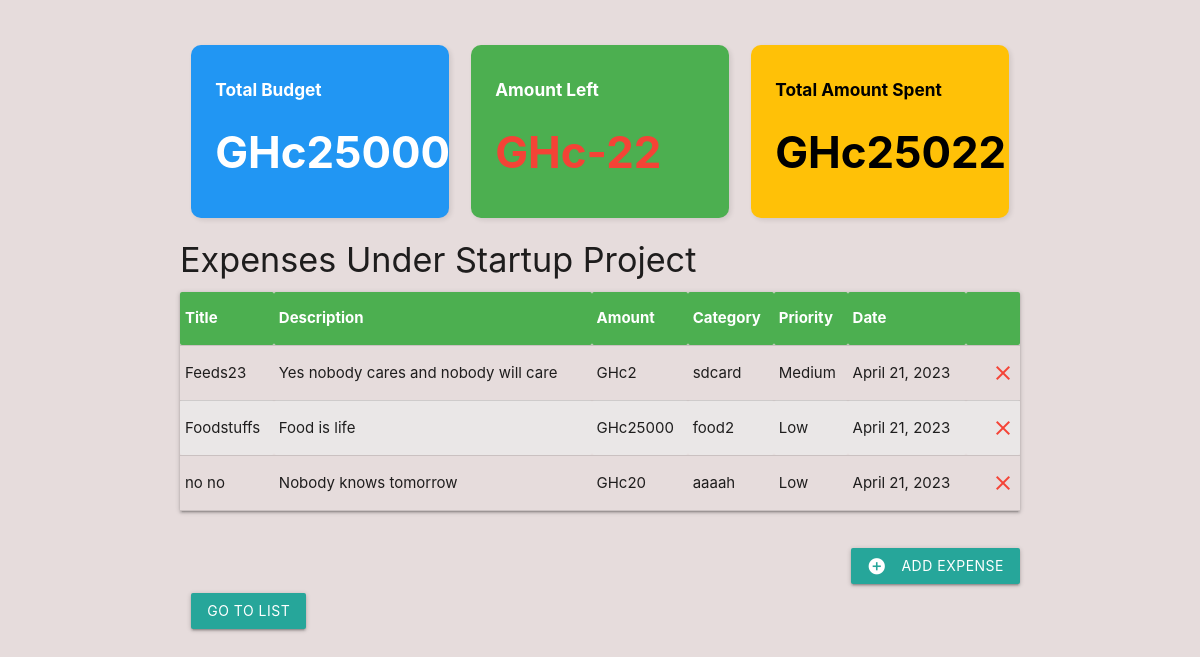
The app's page /budget/projects/startup/ (signed in), older data.
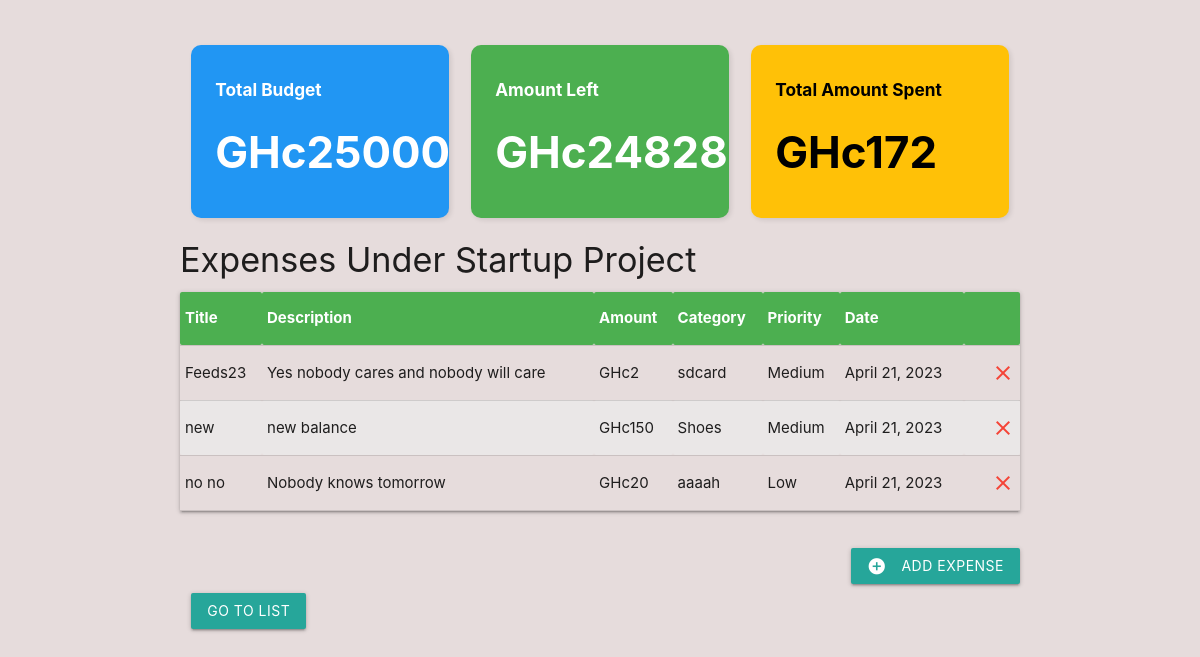
The same page, newer data.
### budgetApp/models.py (models this page shows, shortened)
class Project(models.Model):
    name = models.CharField(max_length=100)
    slug = models.SlugField(max_length=100, unique=True, blank=True)
    budget = models.PositiveIntegerField(validators=[MaxValueValidator(999999)])
    income_source = models.ForeignKey(Income, on_delete=models.CASCADE, related_name='projects', null=True, blank=True)
    def get_total_expenses(self):
        return sum(expense.amount for expense in self.expenses.all())
    def get_left(self):
        total_expenses = self.expenses.aggregate(models.Sum('amount'))['amount__sum'] or 0
        return self.budget - total_expenses

class Expense(models.Model):
    PRIORITY_CHOICES = (
        (1, 'Low'),
        (2, 'Medium'),
        (3, 'High')
    )
    project = models.ForeignKey(Project, on_delete=models.CASCADE, related_name='expenses')
    title = models.CharField(max_length=30)
    description = models.TextField(max_length=60 )
    amount = models.PositiveSmallIntegerField(default=0.00)
    category = models.ForeignKey(Category, on_delete=models.CASCADE)
    date = models.DateField(auto_now_add=True)
    priority = models.IntegerField(choices=PRIORITY_CHOICES, default=1)

class Category(models.Model):
    project = models.ForeignKey(Project, on_delete=models.CASCADE)
    name = models.CharField(max_length=50)
    is_default = models.BooleanField(default=False)

### budgetApp/views.py (the view)
# urls.py: path('budget/projects/<slug:project_slug>/', views.project_detail, name='detail'),
@login_required
@csrf_exempt
def project_detail(request, project_slug):
    print("details ---")
    project = get_object_or_404(Project, slug=project_slug)
    if request.method == 'POST':
        print("adding---")
        form = ExpenseForm(request.POST)
        title = request.POST.get('title')
        amount = request.POST.get('amount')
        category_name = request.POST.get('category_name')
        description = request.POST.get('description')
        priority = request.POST.get('priority')
        print(title, amount, category_name)
        category, _ = Category.objects.get_or_create(name=category_name, project=project)
        _save = Expense.objects.create(
            project=project,
            title=title,
            amount=amount,
            category=category,
            description=description,
            priority=priority
        )
        _save.save()
        return redirect('detail', project_slug=project_slug)
    elif request.method == 'DELETE':
        id = json.loads(request.body)['id']
        expense = get_object_or_404(Expense, id=id)
        expense.delete()
        return HttpResponse('')
    else:
        expenses = Expense.objects.filter(project=project).order_by('-priority', '-date')
        context = {'project': project, 'expense_list': expenses, 'form': ExpenseForm()}
        return render(request, 'budget/project-detail.html', context)

### budgetApp/templates/budget/project-detail.html (shortened to what this page needs)
{% extends 'budget/base.html' %}
{% block content %}
<div class="container">
    <div class="row">
        <br><br>
        <div class="col s12 m6 l4">
            <div class="card-panel blue white-text">
                <h6 class="bold">Total Budget</h6>
                <h3 class="bold">GHc{{ project.budget }}</h3>
            </div>
        </div>
        <div class="col s12 m6 l4">
            <div class="card-panel green white-text">
                <h6 class="bold">Amount Left</h6>
                {% if project.get_left > 0 %}
                 <h3 class="bold white-text">GHc{{ project.get_left }}</h3>
                {% elif project.get_left == 0 %}
                 <h3 class="bold orange-text">GHc{{ project.get_left }}</h3>
                {% else %}
                 <h3 class="bold red-text">GHc{{ project.get_left }}</h3>
                {% endif %}
            </div>
        </div>
        <div class="col s12 m6 l4">
            <div class="card-panel amber black-text">
                <h6 class="bold">Total Amount Spent</h6>
                <h3 class="bold">GHc{{ project.get_total_expenses }}</h3>
            </div>
        </div>
    </div>
    {% if expense_list %}
    <div class="col s12 m6">
        <h4 class="left-align">Expenses  under {{ project.name }} project</h4>
    </div>
    <table class="borderless z-depth-1">
        <thead>
            <tr>
                <th>Title</th>
                <th>Description</th>
                <th>Amount</th>
                <th>Category</th>
                <th>Priority</th>
                <th>Date</th>
                <th></th>
            </tr>
        </thead>
        <tbody>
            {% for expense in expense_list %}
            <tr>
                <td>{{ expense.title }}</td>
                <td>{{ expense.description }}</td>
                <td>GHc{{ expense.amount }}</td>
                <td>{{ expense.category.name }}</td>
                {% if expense.priority == 1 %}
                <td>Low</td>
                {% elif expense.priority == 2 %}
                <td>Medium</td>
                {% else %}
                <td>High</td>
                {% endif %}
                <td>{{ expense.date }}</td>
                <td>
                    <a class="close-icon" onclick="deleteExpense(this)" data-id="{{ expense.id }}">
                        <i class="material-icons red-text right">close</i>
                    </a>
                </td>
            </tr>
            {% endfor %}
        </tbody>
    </table><br>
    <div class="col s12 m6">
        <ul>
        <li><button class="btn waves-effect right modal-trigger" href='#expenseModal'>
            <i class="material-icons white-text left">add_circle</i>
            Add Expense
        </button></li></ul>
    </div>
    {% endif %}
    <br><br>
    <div class="row">
        <div class="col s12">
            <a href="{% url 'list' %}" class="btn waves-effect waves-light">
                Go to List
            </a>
        </div>
    </div>
</div>
{% endblock %}

Row changes from the older to the newer data that the page shows:
removed Expense: title "Foodstuffs", description "Food is life", amount "25000", category.name "food2", priority "Low", date "April 21, 2023"
shown differently, row unchanged: Project "Startup": get_left (not shown) → "24828"; get_total_expenses "25022" → "172"
added Expense: title "new", description "new balance", amount "150", category.name "Shoes", priority "Medium", date "April 21, 2023"
Text that changed along with them:
text now shown: "GHc"
